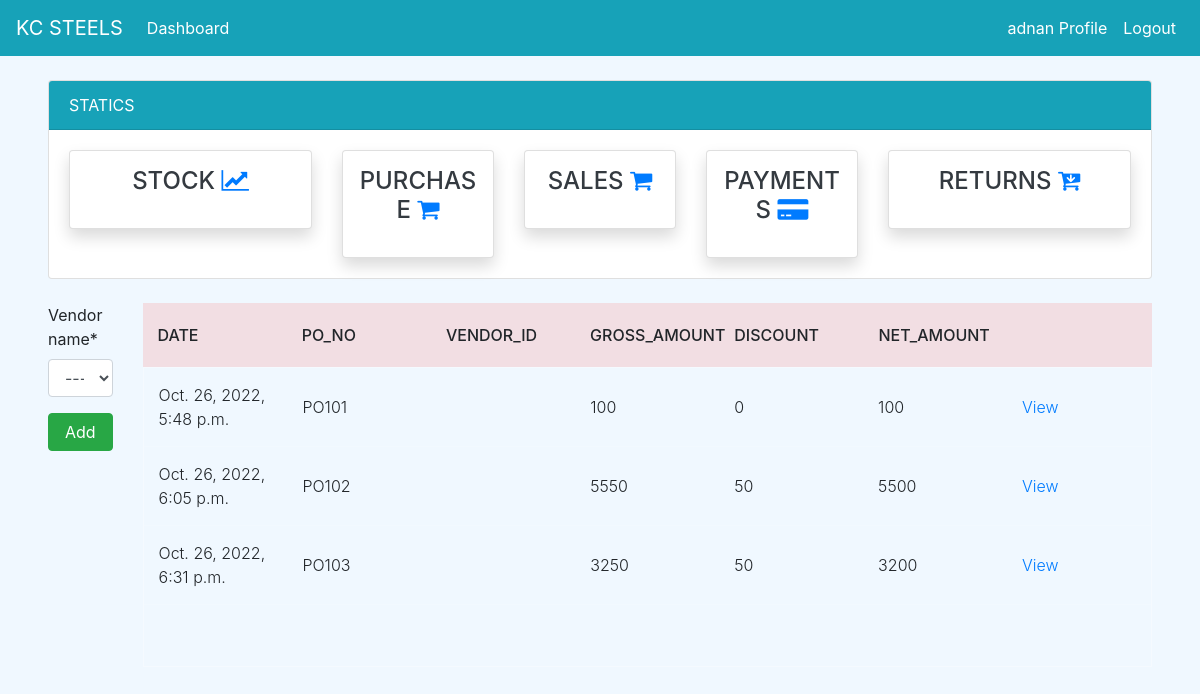
Screenshot of /purchase/ (signed in) with the database file from the repository.
### dashboard/models.py (models this page shows, shortened)
class Vendor(models.Model):
    vendor_no = models.IntegerField(null=True)
    vendor_id = models.CharField(max_length=100, null=True, unique=True)
    vendor_name = models.CharField(max_length=100, null=True)
    vendor_address = models.CharField(max_length=200, null=True)
    vendor_mobile = models.CharField(max_length=15,null=True)
    def __str__(self):
            return self.vendor_name

class PurchaseOrder(models.Model):
    date = models.DateTimeField(auto_now_add=True)
    po_no = models.IntegerField(null=True)
    po_number = models.CharField(max_length=100, null=True, unique=True)
    vendor_name = models.ForeignKey(Vendor, on_delete=models.CASCADE,null=True)
    gross_amount = models.PositiveIntegerField(null=True)
    discount = models.PositiveIntegerField(null=True)
    net_amount = models.PositiveIntegerField(null=True)
    net_pending = models.PositiveIntegerField(null=True,default=0)
    status = models.BooleanField(default=False,null=True)

### dashboard/views.py (the view)
# urls.py: path('purchase/',views.purchase,name='purchase'),
@login_required
def purchase(request):
    vendors = Vendor.objects.all()
    purchase_orders = PurchaseOrder.objects.all()
    po_n = 101 if PurchaseOrder.objects.count() == 0 else PurchaseOrder.objects.aggregate(max=Max('po_no'))["max"] + 1
    if request.method == 'POST':
        form = PurchaseOrderForm(request.POST)
        ven = request.POST.get('vendor_name')
        ven1 = vendors.get(id=ven)
        if form.is_valid():
            PurchaseOrder(po_no=po_n,po_number=(f'{"PO"}{po_n}'),vendor_name=ven1).save()
            po = (f'{"PO"}{po_n}')
            ven2 = purchase_orders.values('po_number').filter(po_number=po)[0]['po_number']
            return redirect("purchase_add" ,ven2)
    else:
        form = PurchaseOrderForm
    context = {
        'purchase_orders' : purchase_orders,
        'form' : form,
    }
    return render(request, 'purchase/purchase_orders.html',context)

### templates/purchase/purchase_orders.html (shortened to what this page needs)
{% extends 'partial/base.html' %}
{% load crispy_forms_tags %}
{% block content %}
{% if user.is_authenticated and user.is_superuser %}
{% else %}
{% include 'partial/topnav_staff.html'%}
<div class="mx-5">
    <div class="row my-4">
        <div class="col-md-1">
            <form method = "POST">
                {{form|crispy}}
                <input class="btn btn-success btn-block" data-backdrop="static" type="submit" value="Add">
            </form>
        </div>
        <div class="col-md-11">
            <div class="tbl-header">
                <table cellpadding="0" cellspacing="0" border="0">
                  <thead>
                    <tr>
                      <th scope="col">Date</th>
                      <th scope="col">PO_NO</th>
                      <th scope="col">Vendor_id</th>
                      <th scope="col">Gross_amount</th>
                      <th scope="col">Discount</th>
                      <th scope="col">Net_Amount</th>
                      <th scope="col"></th>
                    </tr>
                  </thead>
                </table>
              </div>
              <div class="tbl-content">
                <table cellpadding="0" cellspacing="0" border="0">
                  <tbody>
                    {% for purchase_order in purchase_orders %}
                      <tr>
                        <td>{{ purchase_order.date }}</td>
                        <td>{{ purchase_order.po_number }}</td>
                        <td>{{ purchase_order.vendor_id }}</td>
                        <td>{{ purchase_order.gross_amount }}</td>
                        <td>{{ purchase_order.discount }}</td>
                        <td>{{ purchase_order.net_amount }}</td>
                        <td><a href="{% url 'purchase_view' purchase_order.id %}">View</a></td>
                      </tr>
                    {% endfor %}
                  </tbody>
                </table>
              </div>
        </div>
    </div>
</div
{% endif %}
{% endblock %}

### templates/partial/nav.html (shortened to what this page needs)
<div class="mx-6">
	<nav class="navbar navbar-expand-lg navbar-info bg-info">
        {% if user.is_authenticated %}
            <a class="navbar-brand text-white"  href="#">KC STEELS</a>
            <div class="collapse navbar-collapse" id="navbarSupportedContent">
            <ul class="navbar-nav mr-auto">
                <li class="nav-item active">
                <a class="nav-link text-white" href="{% url 'dashboard-index' %}">Dashboard <span class="sr-only">(current)</span></a>
				</li>
            </ul>
			<ul class="navbar-nav ml-auto">
                <li class="nav-item active">
                <a class="nav-link text-white" data-toggle="modal" data-target="#viewP-{{ user.id}}"> {{ user.username }} Profile <span class="sr-only">(current)</span></a>
                </li>
                <li class="nav-item">
                <a class="nav-link text-white" href="{% url 'user-logout' %}">Logout</a>
                </li>
            </ul>
        {% endif %}
      </nav>
</div>

### static/style.css (style rules this page uses)
body { background-color: aliceblue; }

### static/tblstyle.css (style rules this page uses)
table { width:100%; table-layout: fixed; }
.tbl-header { background-color: rgba(243, 162, 162, 0.3); }
.tbl-content { height:300px; overflow-x:auto; margin-top: 0px; border: 1px solid rgba(255,255,255,0.3); }
th { padding: 20px 15px; text-align: left; font-weight: 500; text-transform: uppercase; }
td { padding: 15px; text-align: left; vertical-align:middle; font-weight: 300; border-bottom: solid 1px rgba(255,255,255,0.1); }

### rows the page displays
Vendor: vendor_name "---------"
PurchaseOrder: date "Oct. 26, 2022, 5:48 p.m.", po_number "PO101", gross_amount "100", discount "0", net_amount "100"
PurchaseOrder: date "Oct. 26, 2022, 6:05 p.m.", po_number "PO102", gross_amount "5550", discount "50", net_amount "5500"
PurchaseOrder: date "Oct. 26, 2022, 6:31 p.m.", po_number "PO103", gross_amount "3250", discount "50", net_amount "3200"

### other values shown
{{ user.username }} "adnan"
